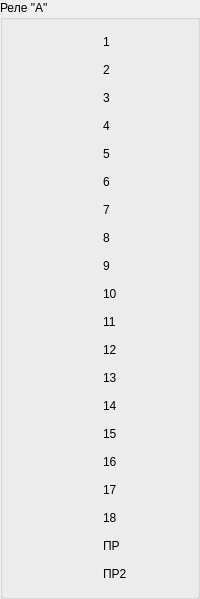
            <widget class="QGroupBox" name="groupBox_3">
             <property name="sizePolicy">
              <sizepolicy hsizetype="Fixed" vsizetype="MinimumExpanding">
               <horstretch>0</horstretch>
               <verstretch>0</verstretch>
              </sizepolicy>
             </property>
             <property name="title">
              <string>Реле &quot;A&quot;</string>
             </property>
             <layout class="QGridLayout" name="gridLayout_5">
              <item row="2" column="0">
               <widget class="QPushButton" name="pbK13">
                <property name="enabled">
                 <bool>true</bool>
                </property>
                <property name="contextMenuPolicy">
                 <enum>Qt::PreventContextMenu</enum>
                </property>
                <property name="toolTipDuration">
                 <number>0</number>
                </property>
                <property name="layoutDirection">
                 <enum>Qt::RightToLeft</enum>
                </property>
                <property name="text">
                 <string/>
                </property>
                <property name="iconSize">
                 <size>
                  <width>17</width>
                  <height>17</height>
                 </size>
                </property>
                <property name="checkable">
                 <bool>false</bool>
                </property>
                <property name="autoDefault">
                 <bool>false</bool>
                </property>
                <property name="default">
                 <bool>false</bool>
                </property>
                <property name="flat">
                 <bool>true</bool>
                </property>
               </widget>
              </item>
              <item row="0" column="0">
               <widget class="QPushButton" name="pbK11">
                <property name="enabled">
                 <bool>true</bool>
                </property>
                <property name="contextMenuPolicy">
                 <enum>Qt::PreventContextMenu</enum>
                </property>
                <property name="toolTipDuration">
                 <number>0</number>
                </property>
                <property name="layoutDirection">
                 <enum>Qt::RightToLeft</enum>
                </property>
                <property name="autoFillBackground">
                 <bool>false</bool>
                </property>
                <property name="text">
                 <string/>
                </property>
                <property name="iconSize">
                 <size>
                  <width>17</width>
                  <height>17</height>
                 </size>
                </property>
                <property name="checkable">
                 <bool>false</bool>
                </property>
                <property name="checked">
                 <bool>false</bool>
                </property>
                <property name="autoDefault">
                 <bool>false</bool>
                </property>
                <property name="default">
                 <bool>false</bool>
                </property>
                <property name="flat">
                 <bool>true</bool>
                </property>
               </widget>
              </item>
              <item row="1" column="0">
               <widget class="QPushButton" name="pbK12">
                <property name="enabled">
                 <bool>true</bool>
                </property>
                <property name="contextMenuPolicy">
                 <enum>Qt::PreventContextMenu</enum>
                </property>
                <property name="toolTipDuration">
                 <number>0</number>
                </property>
                <property name="layoutDirection">
                 <enum>Qt::RightToLeft</enum>
                </property>
                <property name="text">
                 <string/>
                </property>
                <property name="iconSize">
                 <size>
                  <width>17</width>
                  <height>17</height>
                 </size>
                </property>
                <property name="autoDefault">
                 <bool>false</bool>
                </property>
                <property name="default">
                 <bool>false</bool>
                </property>
                <property name="flat">
                 <bool>true</bool>
                </property>
               </widget>
              </item>
              <item row="3" column="0">
               <widget class="QPushButton" name="pbK14">
                <property name="enabled">
                 <bool>true</bool>
                </property>
                <property name="contextMenuPolicy">
                 <enum>Qt::PreventContextMenu</enum>
                </property>
                <property name="toolTipDuration">
                 <number>0</number>
                </property>
                <property name="layoutDirection">
                 <enum>Qt::RightToLeft</enum>
                </property>
                <property name="text">
                 <string/>
                </property>
                <property name="iconSize">
                 <size>
                  <width>17</width>
                  <height>17</height>
                 </size>
                </property>
                <property name="autoDefault">
                 <bool>false</bool>
                </property>
                <property name="default">
                 <bool>false</bool>
                </property>
                <property name="flat">
                 <bool>true</bool>
                </property>
               </widget>
              </item>
              <item row="9" column="0">
               <widget class="QPushButton" name="pbK21">
                <property name="enabled">
                 <bool>true</bool>
                </property>
                <property name="contextMenuPolicy">
                 <enum>Qt::PreventContextMenu</enum>
                </property>
                <property name="toolTipDuration">
                 <number>0</number>
                </property>
                <property name="layoutDirection">
                 <enum>Qt::RightToLeft</enum>
                </property>
                <property name="autoFillBackground">
                 <bool>false</bool>
                </property>
                <property name="text">
                 <string/>
                </property>
                <property name="iconSize">
                 <size>
                  <width>15</width>
                  <height>15</height>
                 </size>
                </property>
                <property name="checked">
                 <bool>false</bool>
                </property>
                <property name="default">
                 <bool>false</bool>
                </property>
                <property name="flat">
                 <bool>true</bool>
                </property>
               </widget>
              </item>
              <item row="10" column="0">
               <widget class="QPushButton" name="pbK22">
                <property name="enabled">
                 <bool>true</bool>
                </property>
                <property name="contextMenuPolicy">
                 <enum>Qt::PreventContextMenu</enum>
                </property>
                <property name="toolTipDuration">
                 <number>0</number>
                </property>
                <property name="layoutDirection">
                 <enum>Qt::RightToLeft</enum>
                </property>
                <property name="text">
                 <string/>
                </property>
                <property name="iconSize">
                 <size>
                  <width>15</width>
                  <height>15</height>
                 </size>
                </property>
                <property name="autoDefault">
                 <bool>false</bool>
                </property>
                <property name="default">
                 <bool>false</bool>
                </property>
                <property name="flat">
                 <bool>true</bool>
                </property>
               </widget>
              </item>
              <item row="11" column="0">
               <widget class="QPushButton" name="pbK23">
                <property name="enabled">
                 <bool>true</bool>
                </property>
                <property name="contextMenuPolicy">
                 <enum>Qt::PreventContextMenu</enum>
                </property>
                <property name="toolTipDuration">
                 <number>0</number>
                </property>
                <property name="layoutDirection">
                 <enum>Qt::RightToLeft</enum>
                </property>
                <property name="text">
                 <string/>
                </property>
                <property name="iconSize">
                 <size>
                  <width>15</width>
                  <height>15</height>
                 </size>
                </property>
                <property name="checkable">
                 <bool>false</bool>
                </property>
                <property name="autoDefault">
                 <bool>false</bool>
                </property>
                <property name="default">
                 <bool>false</bool>
                </property>
                <property name="flat">
                 <bool>true</bool>
                </property>
               </widget>
              </item>
              <item row="12" column="0">
               <widget class="QPushButton" name="pbK24">
                <property name="enabled">
                 <bool>true</bool>
                </property>
                <property name="contextMenuPolicy">
                 <enum>Qt::PreventContextMenu</enum>
                </property>
                <property name="toolTipDuration">
                 <number>0</number>
                </property>
                <property name="layoutDirection">
                 <enum>Qt::RightToLeft</enum>
                </property>
                <property name="text">
                 <string/>
                </property>
                <property name="iconSize">
                 <size>
                  <width>15</width>
                  <height>15</height>
                 </size>
                </property>
                <property name="autoDefault">
                 <bool>false</bool>
                </property>
                <property name="default">
                 <bool>false</bool>
                </property>
                <property name="flat">
                 <bool>true</bool>
                </property>
               </widget>
              </item>
              <item row="13" column="0">
               <widget class="QPushButton" name="pbK25">
                <property name="enabled">
                 <bool>true</bool>
                </property>
                <property name="contextMenuPolicy">
                 <enum>Qt::PreventContextMenu</enum>
                </property>
                <property name="toolTipDuration">
                 <number>0</number>
                </property>
                <property name="layoutDirection">
                 <enum>Qt::RightToLeft</enum>
                </property>
                <property name="text">
                 <string/>
                </property>
                <property name="iconSize">
                 <size>
                  <width>15</width>
                  <height>15</height>
                 </size>
                </property>
                <property name="autoDefault">
                 <bool>false</bool>
                </property>
                <property name="default">
                 <bool>false</bool>
                </property>
                <property name="flat">
                 <bool>true</bool>
                </property>
               </widget>
              </item>
              <item row="4" column="0">
               <widget class="QPushButton" name="pbK15">
                <property name="enabled">
                 <bool>true</bool>
                </property>
                <property name="contextMenuPolicy">
                 <enum>Qt::PreventContextMenu</enum>
                </property>
                <property name="toolTipDuration">
                 <number>0</number>
                </property>
                <property name="layoutDirection">
                 <enum>Qt::RightToLeft</enum>
                </property>
                <property name="text">
                 <string/>
                </property>
                <property name="iconSize">
                 <size>
                  <width>17</width>
                  <height>17</height>
                 </size>
                </property>
                <property name="autoDefault">
                 <bool>false</bool>
                </property>
                <property name="default">
                 <bool>false</bool>
                </property>
                <property name="flat">
                 <bool>true</bool>
                </property>
               </widget>
              </item>
              <item row="5" column="0">
               <widget class="QPushButton" name="pbK16">
                <property name="enabled">
                 <bool>true</bool>
                </property>
                <property name="contextMenuPolicy">
                 <enum>Qt::PreventContextMenu</enum>
                </property>
                <property name="toolTipDuration">
                 <number>0</number>
                </property>
                <property name="layoutDirection">
                 <enum>Qt::RightToLeft</enum>
                </property>
                <property name="text">
                 <string/>
                </property>
                <property name="iconSize">
                 <size>
                  <width>17</width>
                  <height>17</height>
                 </size>
                </property>
                <property name="autoDefault">
                 <bool>false</bool>
                </property>
                <property name="default">
                 <bool>false</bool>
                </property>
                <property name="flat">
                 <bool>true</bool>
                </property>
               </widget>
              </item>
              <item row="6" column="0">
               <widget class="QPushButton" name="pbK17">
                <property name="enabled">
                 <bool>true</bool>
                </property>
                <property name="contextMenuPolicy">
                 <enum>Qt::PreventContextMenu</enum>
                </property>
                <property name="toolTipDuration">
                 <number>0</number>
                </property>
                <property name="layoutDirection">
                 <enum>Qt::RightToLeft</enum>
                </property>
                <property name="text">
                 <string/>
                </property>
                <property name="iconSize">
                 <size>
                  <width>17</width>
                  <height>17</height>
                 </size>
                </property>
                <property name="autoDefault">
                 <bool>false</bool>
                </property>
                <property name="default">
                 <bool>false</bool>
                </property>
                <property name="flat">
                 <bool>true</bool>
                </property>
               </widget>
              </item>
              <item row="7" column="0">
               <widget class="QPushButton" name="pbK18">
                <property name="enabled">
                 <bool>true</bool>
                </property>
                <property name="contextMenuPolicy">
                 <enum>Qt::PreventContextMenu</enum>
                </property>
                <property name="toolTipDuration">
                 <number>0</number>
                </property>
                <property name="layoutDirection">
                 <enum>Qt::RightToLeft</enum>
                </property>
                <property name="text">
                 <string/>
                </property>
                <property name="iconSize">
                 <size>
                  <width>17</width>
                  <height>17</height>
                 </size>
                </property>
                <property name="shortcut">
                 <string notr="true"/>
                </property>
                <property name="checkable">
                 <bool>false</bool>
                </property>
                <property name="autoDefault">
                 <bool>false</bool>
                </property>
                <property name="default">
                 <bool>false</bool>
                </property>
                <property name="flat">
                 <bool>true</bool>
                </property>
               </widget>
              </item>
              <item row="8" column="0">
               <widget class="QPushButton" name="pbK19">
                <property name="enabled">
                 <bool>true</bool>
                </property>
                <property name="contextMenuPolicy">
                 <enum>Qt::PreventContextMenu</enum>
                </property>
                <property name="toolTipDuration">
                 <number>0</number>
                </property>
                <property name="layoutDirection">
                 <enum>Qt::RightToLeft</enum>
                </property>
                <property name="text">
                 <string/>
                </property>
                <property name="iconSize">
                 <size>
                  <width>17</width>
                  <height>17</height>
                 </size>
                </property>
                <property name="shortcut">
                 <string notr="true"/>
                </property>
                <property name="checkable">
                 <bool>false</bool>
                </property>
                <property name="autoDefault">
                 <bool>false</bool>
                </property>
                <property name="default">
                 <bool>false</bool>
                </property>
                <property name="flat">
                 <bool>true</bool>
                </property>
               </widget>
              </item>
              <item row="17" column="0">
               <widget class="QPushButton" name="pbK29">
                <property name="enabled">
                 <bool>true</bool>
                </property>
                <property name="contextMenuPolicy">
                 <enum>Qt::PreventContextMenu</enum>
                </property>
                <property name="toolTipDuration">
                 <number>0</number>
                </property>
                <property name="layoutDirection">
                 <enum>Qt::RightToLeft</enum>
                </property>
                <property name="text">
                 <string/>
                </property>
                <property name="iconSize">
                 <size>
                  <width>15</width>
                  <height>15</height>
                 </size>
                </property>
                <property name="autoDefault">
                 <bool>false</bool>
                </property>
                <property name="default">
                 <bool>false</bool>
                </property>
                <property name="flat">
                 <bool>true</bool>
                </property>
               </widget>
              </item>
              <item row="14" column="0">
               <widget class="QPushButton" name="pbK26">
                <property name="enabled">
                 <bool>true</bool>
                </property>
                <property name="contextMenuPolicy">
                 <enum>Qt::PreventContextMenu</enum>
                </property>
                <property name="toolTipDuration">
                 <number>0</number>
                </property>
                <property name="layoutDirection">
                 <enum>Qt::RightToLeft</enum>
                </property>
                <property name="text">
                 <string/>
                </property>
                <property name="iconSize">
                 <size>
                  <width>15</width>
                  <height>15</height>
                 </size>
                </property>
                <property name="autoDefault">
                 <bool>false</bool>
                </property>
                <property name="default">
                 <bool>false</bool>
                </property>
                <property name="flat">
                 <bool>true</bool>
                </property>
               </widget>
              </item>
              <item row="16" column="0">
               <widget class="QPushButton" name="pbK28">
                <property name="enabled">
                 <bool>true</bool>
                </property>
                <property name="contextMenuPolicy">
                 <enum>Qt::PreventContextMenu</enum>
                </property>
                <property name="toolTipDuration">
                 <number>0</number>
                </property>
                <property name="layoutDirection">
                 <enum>Qt::RightToLeft</enum>
                </property>
                <property name="text">
                 <string/>
                </property>
                <property name="iconSize">
                 <size>
                  <width>15</width>
                  <height>15</height>
                 </size>
                </property>
                <property name="autoDefault">
                 <bool>false</bool>
                </property>
                <property name="default">
                 <bool>false</bool>
                </property>
                <property name="flat">
                 <bool>true</bool>
                </property>
               </widget>
              </item>
              <item row="19" column="0">
               <widget class="QPushButton" name="pbK210">
                <property name="enabled">
                 <bool>true</bool>
                </property>
                <property name="contextMenuPolicy">
                 <enum>Qt::PreventContextMenu</enum>
                </property>
                <property name="toolTipDuration">
                 <number>0</number>
                </property>
                <property name="layoutDirection">
                 <enum>Qt::RightToLeft</enum>
                </property>
                <property name="text">
                 <string/>
                </property>
                <property name="iconSize">
                 <size>
                  <width>15</width>
                  <height>15</height>
                 </size>
                </property>
                <property name="autoDefault">
                 <bool>false</bool>
                </property>
                <property name="default">
                 <bool>false</bool>
                </property>
                <property name="flat">
                 <bool>true</bool>
                </property>
               </widget>
              </item>
              <item row="15" column="0">
               <widget class="QPushButton" name="pbK27">
                <property name="enabled">
                 <bool>true</bool>
                </property>
                <property name="contextMenuPolicy">
                 <enum>Qt::PreventContextMenu</enum>
                </property>
                <property name="toolTipDuration">
                 <number>0</number>
                </property>
                <property name="layoutDirection">
                 <enum>Qt::RightToLeft</enum>
                </property>
                <property name="text">
                 <string/>
                </property>
                <property name="iconSize">
                 <size>
                  <width>15</width>
                  <height>15</height>
                 </size>
                </property>
                <property name="autoDefault">
                 <bool>false</bool>
                </property>
                <property name="default">
                 <bool>false</bool>
                </property>
                <property name="flat">
                 <bool>true</bool>
                </property>
               </widget>
              </item>
              <item row="18" column="0">
               <widget class="QPushButton" name="pbK110">
                <property name="enabled">
                 <bool>true</bool>
                </property>
                <property name="contextMenuPolicy">
                 <enum>Qt::PreventContextMenu</enum>
                </property>
                <property name="toolTipDuration">
                 <number>0</number>
                </property>
                <property name="layoutDirection">
                 <enum>Qt::RightToLeft</enum>
                </property>
                <property name="text">
                 <string/>
                </property>
                <property name="iconSize">
                 <size>
                  <width>17</width>
                  <height>17</height>
                 </size>
                </property>
                <property name="shortcut">
                 <string notr="true"/>
                </property>
                <property name="checkable">
                 <bool>false</bool>
                </property>
                <property name="autoDefault">
                 <bool>false</bool>
                </property>
                <property name="default">
                 <bool>false</bool>
                </property>
                <property name="flat">
                 <bool>true</bool>
                </property>
               </widget>
              </item>
              <item row="0" column="1">
               <widget class="QLabel" name="label">
                <property name="text">
                 <string>1</string>
                </property>
               </widget>
              </item>
              <item row="1" column="1">
               <widget class="QLabel" name="label_2">
                <property name="text">
                 <string>2</string>
                </property>
               </widget>
              </item>
              <item row="2" column="1">
               <widget class="QLabel" name="label_3">
                <property name="text">
                 <string>3</string>
                </property>
               </widget>
              </item>
              <item row="3" column="1">
               <widget class="QLabel" name="label_4">
                <property name="text">
                 <string>4</string>
                </property>
               </widget>
              </item>
              <item row="4" column="1">
               <widget class="QLabel" name="label_5">
                <property name="text">
                 <string>5</string>
                </property>
               </widget>
              </item>
              <item row="5" column="1">
               <widget class="QLabel" name="label_6">
                <property name="text">
                 <string>6</string>
                </property>
               </widget>
              </item>
              <item row="6" column="1">
               <widget class="QLabel" name="label_7">
                <property name="text">
                 <string>7</string>
                </property>
               </widget>
              </item>
              <item row="7" column="1">
               <widget class="QLabel" name="label_8">
                <property name="text">
                 <string>8</string>
                </property>
               </widget>
              </item>
              <item row="8" column="1">
               <widget class="QLabel" name="label_9">
                <property name="text">
                 <string>9</string>
                </property>
               </widget>
              </item>
              <item row="9" column="1">
               <widget class="QLabel" name="label_10">
                <property name="text">
                 <string>10</string>
                </property>
               </widget>
              </item>
              <item row="10" column="1">
               <widget class="QLabel" name="label_11">
                <property name="text">
                 <string>11</string>
                </property>
               </widget>
              </item>
              <item row="11" column="1">
               <widget class="QLabel" name="label_12">
                <property name="text">
                 <string>12</string>
                </property>
               </widget>
              </item>
              <item row="12" column="1">
               <widget class="QLabel" name="label_13">
                <property name="text">
                 <string>13</string>
                </property>
               </widget>
              </item>
              <item row="13" column="1">
               <widget class="QLabel" name="label_14">
                <property name="text">
                 <string>14</string>
                </property>
               </widget>
              </item>
              <item row="14" column="1">
               <widget class="QLabel" name="label_15">
                <property name="text">
                 <string>15</string>
                </property>
               </widget>
              </item>
              <item row="15" column="1">
               <widget class="QLabel" name="label_16">
                <property name="text">
                 <string>16</string>
                </property>
               </widget>
              </item>
              <item row="16" column="1">
               <widget class="QLabel" name="label_17">
                <property name="text">
                 <string>17</string>
                </property>
               </widget>
              </item>
              <item row="17" column="1">
               <widget class="QLabel" name="label_18">
                <property name="text">
                 <string>18</string>
                </property>
               </widget>
              </item>
              <item row="18" column="1">
               <widget class="QLabel" name="label_19">
                <property name="text">
                 <string>ПР</string>
                </property>
               </widget>
              </item>
              <item row="19" column="1">
               <widget class="QLabel" name="label_20">
                <property name="text">
                 <string>ПР2</string>
                </property>
               </widget>
              </item>
             </layout>
            </widget>
